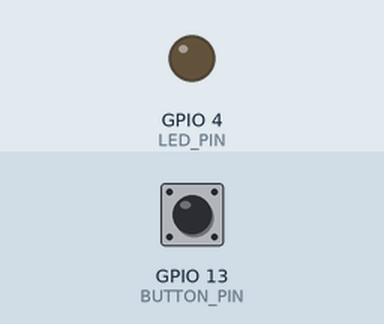
The sketch below on a simulated ESP32. Shown: output pins drawn as LEDs (lit = HIGH). Inputs (shaded band) come from the test bench; at power-on: GPIO 13 (BUTTON_PIN) HIGH. WiFi joins after 1.5 s; servers stay silent unless stated; uploads are accepted with an empty reply; the camera gives no picture; what the sketch prints to the serial monitor is not drawn.

Above: at 4.0 s.
4.1 s: GPIO 13 (BUTTON_PIN) pulled LOW for 0.15 s
At 4.9 s:
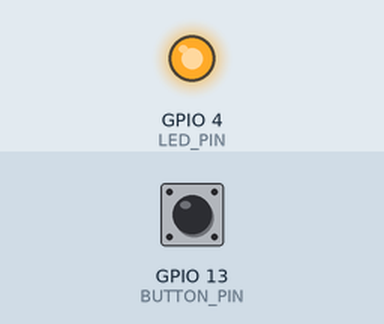
6.6 s: GPIO 13 (BUTTON_PIN) pulled LOW for 3.2 s
At 10.1 s:
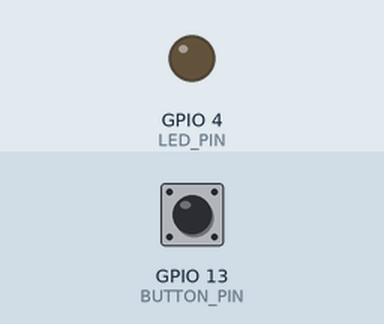
Timing chart, 0 to 11.6 s (numbered marks = the images above; inputs shaded):
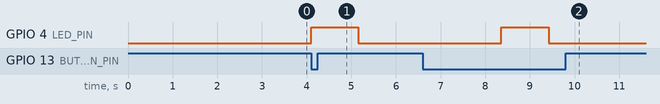

The sketch:

SMARTDOORBELL1.ino
```cpp
#include "esp_camera.h"
#include <WiFi.h>
#include <WiFiClientSecure.h>
#include <HTTPClient.h>

// ===========================
// Camera Model: AI Thinker
// ===========================
#define PWDN_GPIO_NUM     32
#define RESET_GPIO_NUM    -1
#define XCLK_GPIO_NUM      0
#define SIOD_GPIO_NUM     26
#define SIOC_GPIO_NUM     27
#define Y9_GPIO_NUM       35
#define Y8_GPIO_NUM       34
#define Y7_GPIO_NUM       39
#define Y6_GPIO_NUM       36
#define Y5_GPIO_NUM       21
#define Y4_GPIO_NUM       19
#define Y3_GPIO_NUM       18
#define Y2_GPIO_NUM        5
#define VSYNC_GPIO_NUM    25
#define HREF_GPIO_NUM     23
#define PCLK_GPIO_NUM     22

// ===========================
// Flash LED & Button Pins
// ===========================
#define LED_PIN     4      // Flash LED on AI Thinker board
#define BUTTON_PIN  13     // Push button to trigger camera

// ===========================
// WiFi Credentials
// ===========================
const char* ssid = "Salvatore";
const char* password = "0987654321";

// ===========================
// Flask + Ngrok Server URL
// ===========================
// Replace this each time you restart ngrok
const char* serverUrl = "https://pentapodic-macy-matrimonially.ngrok-free.dev/verify_face";

// ===========================
// Camera Initialization
// ===========================
void startCamera() {
  camera_config_t config;
  config.ledc_channel = LEDC_CHANNEL_0;
  config.ledc_timer   = LEDC_TIMER_0;
  config.pin_d0       = Y2_GPIO_NUM;
  config.pin_d1       = Y3_GPIO_NUM;
  config.pin_d2       = Y4_GPIO_NUM;
  config.pin_d3       = Y5_GPIO_NUM;
  config.pin_d4       = Y6_GPIO_NUM;
  config.pin_d5       = Y7_GPIO_NUM;
  config.pin_d6       = Y8_GPIO_NUM;
  config.pin_d7       = Y9_GPIO_NUM;
  config.pin_xclk     = XCLK_GPIO_NUM;
  config.pin_pclk     = PCLK_GPIO_NUM;
  config.pin_vsync    = VSYNC_GPIO_NUM;
  config.pin_href     = HREF_GPIO_NUM;
  config.pin_sscb_sda = SIOD_GPIO_NUM;
  config.pin_sscb_scl = SIOC_GPIO_NUM;
  config.pin_pwdn     = PWDN_GPIO_NUM;
  config.pin_reset    = RESET_GPIO_NUM;
  config.xclk_freq_hz = 10000000; // 20 MHz is more stable
  config.frame_size   = FRAMESIZE_XGA;
  config.pixel_format = PIXFORMAT_JPEG;
  config.jpeg_quality = 8;
  config.fb_count     = 2;

  // config.frame_size = FRAMESIZE_XGA;  // 1600x1200 resolution
  // config.jpeg_quality = 8;             // Lower = better quality (but bigger size)
  // config.fb_count = 2;                 // Double buffer for stability


  esp_err_t err = esp_camera_init(&config);
  if (err != ESP_OK) {
    Serial.printf("Camera init failed (0x%x)\n", err);
    return;
  }
  Serial.println("Camera initialized successfully!");

  // Adjust sensor settings after init
  // sensor_t * s = esp_camera_sensor_get();
  // s->set_brightness(s, 1);
  // s->set_contrast(s, 1);
  // s->set_gain_ctrl(s, 1);
  // s->set_exposure_ctrl(s, 1);

  sensor_t *s = esp_camera_sensor_get();
  s->set_whitebal(s, 1);
  s->set_awb_gain(s, 1);
  s->set_brightness(s, 1);
  s->set_saturation(s, 0);
  s->set_contrast(s, 0);

}

// ===========================
// Send Image to Server
// ===========================
void sendImageToServer() {

  digitalWrite(LED_PIN, HIGH);
  delay(1000);  // warm-up for 1 second

  camera_fb_t* fb = esp_camera_fb_get();
  digitalWrite(LED_PIN, LOW);

  if (!fb) {
    Serial.println("Camera capture failed, retrying...");
    delay(500);
    fb = esp_camera_fb_get();
    if (!fb) {
      Serial.println("Still failed, skipping...");
      return;
    }
  }

  Serial.printf("Captured image (%d bytes)\n", fb->len);

  WiFiClientSecure client;
  client.setInsecure(); // ignore SSL certs
  HTTPClient http;

  if (WiFi.status() != WL_CONNECTED) {
    Serial.println("WiFi disconnected!");
    esp_camera_fb_return(fb);
    return;
  }

  http.begin(client, serverUrl);
  http.addHeader("Content-Type", "image/jpeg");
  int httpResponseCode = http.POST(fb->buf, fb->len);
  if (httpResponseCode > 0) {
    String response = http.getString();
    Serial.printf("Response (%d): %s\n", httpResponseCode, response.c_str());
  }
  else {
    Serial.printf("HTTP POST failed, code: %d\n", httpResponseCode);
  }

  http.end();
  esp_camera_fb_return(fb);
}

// ===========================
// Setup
// ===========================
void setup() {
  Serial.begin(115200);
  pinMode(LED_PIN, OUTPUT);
  pinMode(BUTTON_PIN, INPUT_PULLUP);

  Serial.println("\nConnecting to WiFi...");
  WiFi.begin(ssid, password);

  int tries = 0;
  while (WiFi.status() != WL_CONNECTED && tries < 30) {
    delay(500);
    Serial.print(".");
    tries++;
  }

  if (WiFi.status() == WL_CONNECTED) {
    Serial.println("\nWiFi connected!");
    Serial.println(WiFi.localIP());
  } else {
    Serial.println("\n WiFi connection failed!");
  }

  delay(1000);
  startCamera();
  Serial.println("System ready — press the doorbell button!");
}

// ===========================
// Doorbell Loop
// ===========================
void loop() {
  if (digitalRead(BUTTON_PIN) == LOW) {
    Serial.println("\n Doorbell pressed! Sending image...");
    sendImageToServer();
    delay(3000);
  }
}
```

Measured:
- after the input at 4.1 s, GPIO 4 (LED_PIN): LOW → HIGH at once, → LOW 1.1 s later
- after the input at 6.6 s, GPIO 4 (LED_PIN): LOW → HIGH after 1.8 s, → LOW 1.1 s later
